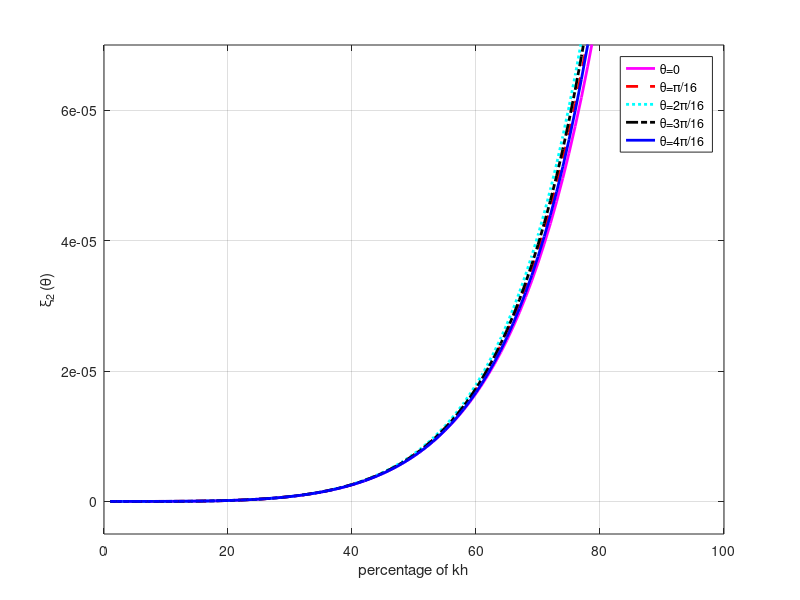

Recreate this plot in MATLAB.


clear;clc;
close all
M=7;
% f= [ 2.50048, -0.812038, 0.280435, -0.0938613, 0.0278821, -0.00670525, 0.00114084, -0.000101696];
% d=[ 1.56764, -0.283078, 0.0822817, -0.0259518, 0.00760084, -0.00184479, 0.000321364, -0.0000296118];

d=[1.55417, -0.271537, 0.0738815, -0.0208512, 0.00510231, -0.000914956, 0.000087595];


f=[2.42627, -0.749557, 0.236514, -0.068554, 0.016321, -0.00275895, 0.000243906];


h=10;
v=2500;
% v=5000;
v=8500;
tau=0.001;
r=v*tau/h;
kh=linspace((pi)/(100),(pi),100);

for jj=1:5
    xita=(jj-1)*pi/16;
    temp=0;
    for m=1:M
        temp=temp-2*d(m)*sin((m-0.5)*kh*sin(xita))*2.*sin(0.5*kh*sin(xita));
    end

    temp1=0;
    for m=1:M
        temp1=temp1-2*d(m)*sin((m-0.5)*kh*cos(xita))*2.*sin(0.5*kh*cos(xita));
    end


    temp2=0;
    for m=1:M
        temp2=temp2-2*f(m)*sin((m-0.5)*kh*sin(xita))*2.*sin(0.5*kh*sin(xita)).*( 2*cos(kh*sin(xita))-2+ 2*cos(kh*cos(xita))-2     );
    end

    temp3=0;
    for m=1:M
        temp3=temp3-2*f(m)*sin((m-0.5)*kh*cos(xita))*2.*sin(0.5*kh*cos(xita)) .*( 2*cos(kh*sin(xita))-2+ 2*cos(kh*cos(xita))-2     );
    end

    atemp=r^2*(temp1+temp)+r^4/12*(temp3+temp2);

    %     a1=(acos(1+1/2*atemp)./(kh*r));

    a1=h/v*(1./(acos(1+1/2*atemp)./(kh*r))-1);
    %      atemp=r^2*(temp1+temp);
    %     if jj==1
    %         figure;plot(atemp)
    %     else
    %         hold on;plot(atemp);
    %     end
    %
    if (jj==1)
        figure;plot(100*kh/(pi),a1,'m','linewidth',2)
        hold on
    elseif jj==2
        plot(100*kh/(pi),a1,'r--','linewidth',2)
    elseif jj==3
        plot(100*kh/(pi),a1,'c:','linewidth',2)
    elseif jj==4
        plot(100*kh/(pi),a1,'k-.','linewidth',2)
    else
        plot(100*kh/(pi),a1,'b','linewidth',2)
    end

end
axis([0 100 -0.5*10^-5 7*10^-5])
grid on
xlabel('percentage of kh')
legend('\theta=0', '\theta=π/16','\theta=2π/16','\theta=3π/16','\theta=4π/16')

ylabel('\xi_2_ (\theta)')